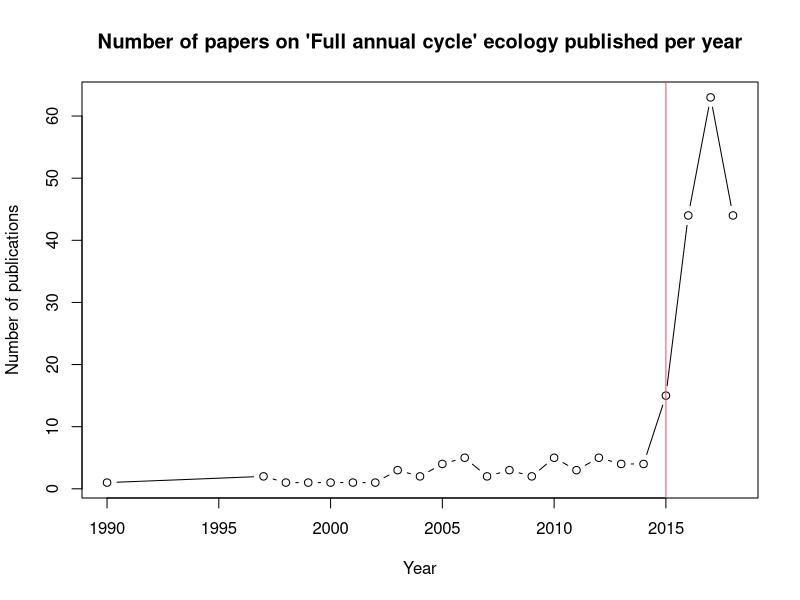

This chart was generated by the following R code:
## ---- chunk 1
knitr::opts_chunk$set(
  collapse = TRUE,
  comment = "#>"
)
## ---- chunk 2
# references to "full annual cycle" (FAC) in titles / abstracts; in 2015 2 major papers 
#were published: @PeterPMarra et al A call for FAC research in animal #ecology #https://bit.ly/2KhqKag
#  
# 
# @JeffHostEcology FAC population models for migratory birds
# https://bit.ly/2Awa9QF


N <- c(44,63,44,15,4,4,5,3,5,2,
   3, 2, 5, 4,2,3,1,1,1,1,
   1, 2,1)

N <- rev(c(44,63,44,15,4,4,5,3,5,2,
   3, 2, 5, 4,2,3,1,1,1,1,
   1,2,1))

year <- c(1990,1997:2018)

plot(N ~ year,type = "b",
     xlab = "Year",
     ylab = "Number of publications",
     main = "Number of papers on 'Full annual cycle' ecology published per year")
abline(v = "2015", col = 2)
